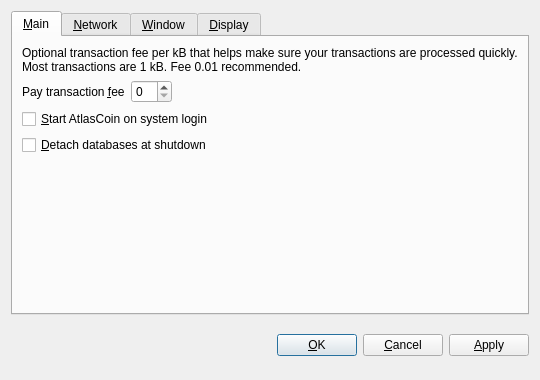
<?xml version="1.0" encoding="UTF-8"?>
<ui version="4.0">
 <class>OptionsDialog</class>
 <widget class="QDialog" name="OptionsDialog">
  <property name="geometry">
   <rect>
    <x>0</x>
    <y>0</y>
    <width>540</width>
    <height>380</height>
   </rect>
  </property>
  <property name="windowTitle">
   <string>Options</string>
  </property>
  <property name="modal">
   <bool>true</bool>
  </property>
  <layout class="QVBoxLayout" name="verticalLayout">
   <item>
    <widget class="QTabWidget" name="tabWidget">
     <property name="tabPosition">
      <enum>QTabWidget::North</enum>
     </property>
     <property name="currentIndex">
      <number>0</number>
     </property>
     <widget class="QWidget" name="tabMain">
      <attribute name="title">
       <string>&amp;Main</string>
      </attribute>
      <layout class="QVBoxLayout" name="verticalLayout_Main">
       <item>
        <widget class="QLabel" name="transactionFeeInfoLabel">
         <property name="text">
          <string>Optional transaction fee per kB that helps make sure your transactions are processed quickly. Most transactions are 1 kB. Fee 0.01 recommended.</string>
         </property>
         <property name="textFormat">
          <enum>Qt::PlainText</enum>
         </property>
         <property name="wordWrap">
          <bool>true</bool>
         </property>
        </widget>
       </item>
       <item>
        <layout class="QHBoxLayout" name="horizontalLayout_Main">
         <item>
          <widget class="QLabel" name="transactionFeeLabel">
           <property name="text">
            <string>Pay transaction &amp;fee</string>
           </property>
           <property name="textFormat">
            <enum>Qt::PlainText</enum>
           </property>
           <property name="buddy">
            <cstring>transactionFee</cstring>
           </property>
          </widget>
         </item>
         <item>
          <widget class="BitcoinAmountField" name="transactionFee"/>
         </item>
         <item>
          <spacer name="horizontalSpacer_Main">
           <property name="orientation">
            <enum>Qt::Horizontal</enum>
           </property>
           <property name="sizeHint" stdset="0">
            <size>
             <width>40</width>
             <height>20</height>
            </size>
           </property>
          </spacer>
         </item>
        </layout>
       </item>
       <item>
        <widget class="QCheckBox" name="bitcoinAtStartup">
         <property name="toolTip">
          <string>Automatically start AtlasCoin after logging in to the system.</string>
         </property>
         <property name="text">
          <string>&amp;Start AtlasCoin on system login</string>
         </property>
        </widget>
       </item>
       <item>
        <widget class="QCheckBox" name="detachDatabases">
         <property name="toolTip">
          <string>Detach block and address databases at shutdown. This means they can be moved to another data directory, but it slows down shutdown. The wallet is always detached.</string>
         </property>
         <property name="text">
          <string>&amp;Detach databases at shutdown</string>
         </property>
        </widget>
       </item>
       <item>
        <spacer name="verticalSpacer_Main">
         <property name="orientation">
          <enum>Qt::Vertical</enum>
         </property>
         <property name="sizeHint" stdset="0">
          <size>
           <width>20</width>
           <height>40</height>
          </size>
         </property>
        </spacer>
       </item>
      </layout>
     </widget>
     <widget class="QWidget" name="tabNetwork">
      <attribute name="title">
       <string>&amp;Network</string>
      </attribute>
      <layout class="QVBoxLayout" name="verticalLayout_Network">
       <item>
        <widget class="QCheckBox" name="mapPortUpnp">
         <property name="toolTip">
          <string>Automatically open the AtlasCoin client port on the router. This only works when your router supports UPnP and it is enabled.</string>
         </property>
         <property name="text">
          <string>Map port using &amp;UPnP</string>
         </property>
        </widget>
       </item>
       <item>
        <widget class="QCheckBox" name="connectSocks">
         <property name="toolTip">
          <string>Connect to the AtlasCoin network through a SOCKS proxy (e.g. when connecting through Tor).</string>
         </property>
         <property name="text">
          <string>&amp;Connect through SOCKS proxy:</string>
         </property>
        </widget>
       </item>
       <item>
        <layout class="QHBoxLayout" name="horizontalLayout_Network">
         <item>
          <widget class="QLabel" name="proxyIpLabel">
           <property name="text">
            <string>Proxy &amp;IP:</string>
           </property>
           <property name="textFormat">
            <enum>Qt::PlainText</enum>
           </property>
           <property name="buddy">
            <cstring>proxyIp</cstring>
           </property>
          </widget>
         </item>
         <item>
          <widget class="QValidatedLineEdit" name="proxyIp">
           <property name="maximumSize">
            <size>
             <width>140</width>
             <height>16777215</height>
            </size>
           </property>
           <property name="toolTip">
            <string>IP address of the proxy (e.g. 127.0.0.1)</string>
           </property>
          </widget>
         </item>
         <item>
          <widget class="QLabel" name="proxyPortLabel">
           <property name="text">
            <string>&amp;Port:</string>
           </property>
           <property name="textFormat">
            <enum>Qt::PlainText</enum>
           </property>
           <property name="buddy">
            <cstring>proxyPort</cstring>
           </property>
          </widget>
         </item>
         <item>
          <widget class="QLineEdit" name="proxyPort">
           <property name="maximumSize">
            <size>
             <width>55</width>
             <height>16777215</height>
            </size>
           </property>
           <property name="toolTip">
            <string>Port of the proxy (e.g. 9060)</string>
           </property>
          </widget>
         </item>
         <item>
          <widget class="QLabel" name="socksVersionLabel">
           <property name="text">
            <string>SOCKS &amp;Version:</string>
           </property>
           <property name="textFormat">
            <enum>Qt::PlainText</enum>
           </property>
           <property name="buddy">
            <cstring>socksVersion</cstring>
           </property>
          </widget>
         </item>
         <item>
          <widget class="QValueComboBox" name="socksVersion">
           <property name="toolTip">
            <string>SOCKS version of the proxy (e.g. 5)</string>
           </property>
          </widget>
         </item>
         <item>
          <spacer name="horizontalSpacer_Network">
           <property name="orientation">
            <enum>Qt::Horizontal</enum>
           </property>
           <property name="sizeHint" stdset="0">
            <size>
             <width>40</width>
             <height>20</height>
            </size>
           </property>
          </spacer>
         </item>
        </layout>
       </item>
       <item>
        <spacer name="verticalSpacer_Network">
         <property name="orientation">
          <enum>Qt::Vertical</enum>
         </property>
         <property name="sizeHint" stdset="0">
          <size>
           <width>20</width>
           <height>40</height>
          </size>
         </property>
        </spacer>
       </item>
      </layout>
     </widget>
     <widget class="QWidget" name="tabWindow">
      <attribute name="title">
       <string>&amp;Window</string>
      </attribute>
      <layout class="QVBoxLayout" name="verticalLayout_Window">
       <item>
        <widget class="QCheckBox" name="minimizeToTray">
         <property name="toolTip">
          <string>Show only a tray icon after minimizing the window.</string>
         </property>
         <property name="text">
          <string>&amp;Minimize to the tray instead of the taskbar</string>
         </property>
        </widget>
       </item>
       <item>
        <widget class="QCheckBox" name="minimizeOnClose">
         <property name="toolTip">
          <string>Minimize instead of exit the application when the window is closed. When this option is enabled, the application will be closed only after selecting Quit in the menu.</string>
         </property>
         <property name="text">
          <string>M&amp;inimize on close</string>
         </property>
        </widget>
       </item>
       <item>
        <spacer name="verticalSpacer_Window">
         <property name="orientation">
          <enum>Qt::Vertical</enum>
         </property>
         <property name="sizeHint" stdset="0">
          <size>
           <width>20</width>
           <height>40</height>
          </size>
         </property>
        </spacer>
       </item>
      </layout>
     </widget>
     <widget class="QWidget" name="tabDisplay">
      <attribute name="title">
       <string>&amp;Display</string>
      </attribute>
      <layout class="QVBoxLayout" name="verticalLayout_Display">
       <item>
        <layout class="QHBoxLayout" name="horizontalLayout_1_Display">
         <item>
          <widget class="QLabel" name="langLabel">
           <property name="text">
            <string>User Interface &amp;language:</string>
           </property>
           <property name="textFormat">
            <enum>Qt::PlainText</enum>
           </property>
           <property name="buddy">
            <cstring>lang</cstring>
           </property>
          </widget>
         </item>
         <item>
          <widget class="QValueComboBox" name="lang">
           <property name="toolTip">
            <string>The user interface language can be set here. This setting will take effect after restarting AtlasCoin.</string>
           </property>
          </widget>
         </item>
        </layout>
       </item>
       <item>
        <layout class="QHBoxLayout" name="horizontalLayout_2_Display">
         <item>
          <widget class="QLabel" name="unitLabel">
           <property name="text">
            <string>&amp;Unit to show amounts in:</string>
           </property>
           <property name="textFormat">
            <enum>Qt::PlainText</enum>
           </property>
           <property name="buddy">
            <cstring>unit</cstring>
           </property>
          </widget>
         </item>
         <item>
          <widget class="QValueComboBox" name="unit">
           <property name="toolTip">
            <string>Choose the default subdivision unit to show in the interface and when sending coins.</string>
           </property>
          </widget>
         </item>
        </layout>
       </item>
       <item>
        <widget class="QCheckBox" name="displayAddresses">
         <property name="toolTip">
          <string>Whether to show AtlasCoin addresses in the transaction list or not.</string>
         </property>
         <property name="text">
          <string>&amp;Display addresses in transaction list</string>
         </property>
        </widget>
       </item>
       <item>
        <widget class="QCheckBox" name="coinControlFeatures">
         <property name="toolTip">
          <string>Whether to show coin control features or not.</string>
         </property>
         <property name="text">
          <string>Display coin &amp;control features (experts only!)</string>
         </property>
        </widget>
       </item>
       <item>
        <spacer name="verticalSpacer_Display">
         <property name="orientation">
          <enum>Qt::Vertical</enum>
         </property>
         <property name="sizeHint" stdset="0">
          <size>
           <width>20</width>
           <height>40</height>
          </size>
         </property>
        </spacer>
       </item>
      </layout>
     </widget>
    </widget>
   </item>
   <item>
    <layout class="QHBoxLayout" name="horizontalLayout_Buttons">
     <item>
      <spacer name="horizontalSpacer_1">
       <property name="orientation">
        <enum>Qt::Horizontal</enum>
       </property>
       <property name="sizeHint" stdset="0">
        <size>
         <width>40</width>
         <height>48</height>
        </size>
       </property>
      </spacer>
     </item>
     <item>
      <widget class="QLabel" name="statusLabel">
       <property name="font">
        <font>
         <weight>75</weight>
         <bold>true</bold>
        </font>
       </property>
       <property name="text">
        <string/>
       </property>
       <property name="textFormat">
        <enum>Qt::PlainText</enum>
       </property>
       <property name="wordWrap">
        <bool>true</bool>
       </property>
      </widget>
     </item>
     <item>
      <spacer name="horizontalSpacer_2">
       <property name="orientation">
        <enum>Qt::Horizontal</enum>
       </property>
       <property name="sizeHint" stdset="0">
        <size>
         <width>40</width>
         <height>48</height>
        </size>
       </property>
      </spacer>
     </item>
     <item>
      <widget class="QPushButton" name="okButton">
       <property name="text">
        <string>&amp;OK</string>
       </property>
      </widget>
     </item>
     <item>
      <widget class="QPushButton" name="cancelButton">
       <property name="text">
        <string>&amp;Cancel</string>
       </property>
       <property name="autoDefault">
        <bool>false</bool>
       </property>
      </widget>
     </item>
     <item>
      <widget class="QPushButton" name="applyButton">
       <property name="text">
        <string>&amp;Apply</string>
       </property>
       <property name="autoDefault">
        <bool>false</bool>
       </property>
      </widget>
     </item>
    </layout>
   </item>
  </layout>
 </widget>
 <customwidgets>
  <customwidget>
   <class>BitcoinAmountField</class>
   <extends>QSpinBox</extends>
   <header>bitcoinamountfield.h</header>
  </customwidget>
  <customwidget>
   <class>QValueComboBox</class>
   <extends>QComboBox</extends>
   <header>qvaluecombobox.h</header>
  </customwidget>
  <customwidget>
   <class>QValidatedLineEdit</class>
   <extends>QLineEdit</extends>
   <header>qvalidatedlineedit.h</header>
  </customwidget>
 </customwidgets>
 <resources/>
 <connections/>
</ui>
